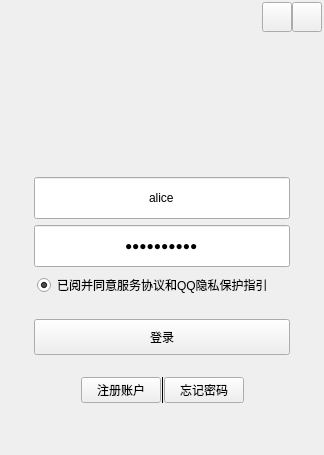
<?xml version="1.0" encoding="UTF-8"?>
<ui version="4.0">
 <class>LoginPage</class>
 <widget class="QWidget" name="LoginPage">
  <property name="geometry">
   <rect>
    <x>0</x>
    <y>0</y>
    <width>324</width>
    <height>455</height>
   </rect>
  </property>
  <property name="minimumSize">
   <size>
    <width>324</width>
    <height>455</height>
   </size>
  </property>
  <property name="maximumSize">
   <size>
    <width>324</width>
    <height>455</height>
   </size>
  </property>
  <property name="windowTitle">
   <string>Widget</string>
  </property>
  <layout class="QVBoxLayout" name="verticalLayout_3">
   <property name="spacing">
    <number>0</number>
   </property>
   <property name="leftMargin">
    <number>2</number>
   </property>
   <property name="topMargin">
    <number>2</number>
   </property>
   <property name="rightMargin">
    <number>2</number>
   </property>
   <property name="bottomMargin">
    <number>2</number>
   </property>
   <item>
    <widget class="QStackedWidget" name="stackedWidget">
     <property name="minimumSize">
      <size>
       <width>320</width>
       <height>450</height>
      </size>
     </property>
     <property name="maximumSize">
      <size>
       <width>320</width>
       <height>450</height>
      </size>
     </property>
     <property name="currentIndex">
      <number>0</number>
     </property>
     <widget class="QWidget" name="page">
      <layout class="QVBoxLayout" name="verticalLayout">
       <property name="spacing">
        <number>0</number>
       </property>
       <property name="leftMargin">
        <number>0</number>
       </property>
       <property name="topMargin">
        <number>0</number>
       </property>
       <property name="rightMargin">
        <number>0</number>
       </property>
       <property name="bottomMargin">
        <number>0</number>
       </property>
       <item>
        <widget class="QWidget" name="widget" native="true">
         <property name="minimumSize">
          <size>
           <width>0</width>
           <height>30</height>
          </size>
         </property>
         <property name="maximumSize">
          <size>
           <width>16777215</width>
           <height>30</height>
          </size>
         </property>
         <layout class="QHBoxLayout" name="horizontalLayout_2">
          <property name="spacing">
           <number>0</number>
          </property>
          <property name="leftMargin">
           <number>0</number>
          </property>
          <property name="topMargin">
           <number>0</number>
          </property>
          <property name="rightMargin">
           <number>0</number>
          </property>
          <property name="bottomMargin">
           <number>0</number>
          </property>
          <item>
           <spacer name="horizontalSpacer_3">
            <property name="orientation">
             <enum>Qt::Horizontal</enum>
            </property>
            <property name="sizeHint" stdset="0">
             <size>
              <width>186</width>
              <height>20</height>
             </size>
            </property>
           </spacer>
          </item>
          <item>
           <widget class="QPushButton" name="setupBtn">
            <property name="minimumSize">
             <size>
              <width>30</width>
              <height>30</height>
             </size>
            </property>
            <property name="maximumSize">
             <size>
              <width>30</width>
              <height>30</height>
             </size>
            </property>
            <property name="text">
             <string/>
            </property>
           </widget>
          </item>
          <item>
           <widget class="HoverButton" name="closeBtn">
            <property name="minimumSize">
             <size>
              <width>30</width>
              <height>30</height>
             </size>
            </property>
            <property name="maximumSize">
             <size>
              <width>30</width>
              <height>30</height>
             </size>
            </property>
            <property name="text">
             <string/>
            </property>
           </widget>
          </item>
         </layout>
        </widget>
       </item>
       <item>
        <widget class="QWidget" name="widget_3" native="true">
         <property name="cursor">
          <cursorShape>ArrowCursor</cursorShape>
         </property>
         <layout class="QVBoxLayout" name="verticalLayout_2">
          <item>
           <widget class="QWidget" name="widget_2" native="true">
            <property name="minimumSize">
             <size>
              <width>256</width>
              <height>130</height>
             </size>
            </property>
            <property name="maximumSize">
             <size>
              <width>16777215</width>
              <height>110</height>
             </size>
            </property>
            <layout class="QHBoxLayout" name="horizontalLayout">
             <item>
              <spacer name="horizontalSpacer">
               <property name="orientation">
                <enum>Qt::Horizontal</enum>
               </property>
               <property name="sizeHint" stdset="0">
                <size>
                 <width>94</width>
                 <height>20</height>
                </size>
               </property>
              </spacer>
             </item>
             <item>
              <widget class="QLabel" name="profilePicture">
               <property name="minimumSize">
                <size>
                 <width>86</width>
                 <height>86</height>
                </size>
               </property>
               <property name="maximumSize">
                <size>
                 <width>86</width>
                 <height>86</height>
                </size>
               </property>
               <property name="text">
                <string/>
               </property>
               <property name="textFormat">
                <enum>Qt::AutoText</enum>
               </property>
               <property name="scaledContents">
                <bool>true</bool>
               </property>
               <property name="alignment">
                <set>Qt::AlignCenter</set>
               </property>
              </widget>
             </item>
             <item>
              <spacer name="horizontalSpacer_2">
               <property name="orientation">
                <enum>Qt::Horizontal</enum>
               </property>
               <property name="sizeHint" stdset="0">
                <size>
                 <width>93</width>
                 <height>20</height>
                </size>
               </property>
              </spacer>
             </item>
            </layout>
           </widget>
          </item>
          <item>
           <layout class="QHBoxLayout" name="horizontalLayout_3">
            <item>
             <spacer name="horizontalSpacer_4">
              <property name="orientation">
               <enum>Qt::Horizontal</enum>
              </property>
              <property name="sizeHint" stdset="0">
               <size>
                <width>40</width>
                <height>20</height>
               </size>
              </property>
             </spacer>
            </item>
            <item>
             <widget class="QLineEdit" name="userEdit">
              <property name="minimumSize">
               <size>
                <width>256</width>
                <height>42</height>
               </size>
              </property>
              <property name="maximumSize">
               <size>
                <width>256</width>
                <height>16777215</height>
               </size>
              </property>
              <property name="text">
               <string>alice</string>
              </property>
              <property name="alignment">
               <set>Qt::AlignCenter</set>
              </property>
              <property name="placeholderText">
               <string>输入账户</string>
              </property>
             </widget>
            </item>
            <item>
             <spacer name="horizontalSpacer_5">
              <property name="orientation">
               <enum>Qt::Horizontal</enum>
              </property>
              <property name="sizeHint" stdset="0">
               <size>
                <width>40</width>
                <height>20</height>
               </size>
              </property>
             </spacer>
            </item>
           </layout>
          </item>
          <item>
           <layout class="QHBoxLayout" name="horizontalLayout_4">
            <item>
             <spacer name="horizontalSpacer_6">
              <property name="orientation">
               <enum>Qt::Horizontal</enum>
              </property>
              <property name="sizeHint" stdset="0">
               <size>
                <width>18</width>
                <height>20</height>
               </size>
              </property>
             </spacer>
            </item>
            <item>
             <widget class="QLineEdit" name="passwordEdit">
              <property name="minimumSize">
               <size>
                <width>256</width>
                <height>42</height>
               </size>
              </property>
              <property name="maximumSize">
               <size>
                <width>256</width>
                <height>16777215</height>
               </size>
              </property>
              <property name="text">
               <string>pass_alice</string>
              </property>
              <property name="echoMode">
               <enum>QLineEdit::Password</enum>
              </property>
              <property name="alignment">
               <set>Qt::AlignCenter</set>
              </property>
              <property name="placeholderText">
               <string>输入密码</string>
              </property>
             </widget>
            </item>
            <item>
             <spacer name="horizontalSpacer_7">
              <property name="orientation">
               <enum>Qt::Horizontal</enum>
              </property>
              <property name="sizeHint" stdset="0">
               <size>
                <width>18</width>
                <height>20</height>
               </size>
              </property>
             </spacer>
            </item>
           </layout>
          </item>
          <item>
           <layout class="QHBoxLayout" name="horizontalLayout_6">
            <item>
             <spacer name="horizontalSpacer_10">
              <property name="orientation">
               <enum>Qt::Horizontal</enum>
              </property>
              <property name="sizeHint" stdset="0">
               <size>
                <width>18</width>
                <height>20</height>
               </size>
              </property>
             </spacer>
            </item>
            <item>
             <widget class="QRadioButton" name="agreeBtn">
              <property name="minimumSize">
               <size>
                <width>250</width>
                <height>0</height>
               </size>
              </property>
              <property name="maximumSize">
               <size>
                <width>250</width>
                <height>16777215</height>
               </size>
              </property>
              <property name="text">
               <string>已阅并同意服务协议和QQ隐私保护指引</string>
              </property>
              <property name="checkable">
               <bool>true</bool>
              </property>
              <property name="checked">
               <bool>true</bool>
              </property>
              <property name="autoExclusive">
               <bool>false</bool>
              </property>
             </widget>
            </item>
            <item>
             <spacer name="horizontalSpacer_11">
              <property name="orientation">
               <enum>Qt::Horizontal</enum>
              </property>
              <property name="sizeHint" stdset="0">
               <size>
                <width>18</width>
                <height>20</height>
               </size>
              </property>
             </spacer>
            </item>
           </layout>
          </item>
          <item>
           <spacer name="verticalSpacer_2">
            <property name="orientation">
             <enum>Qt::Vertical</enum>
            </property>
            <property name="sizeHint" stdset="0">
             <size>
              <width>10</width>
              <height>1</height>
             </size>
            </property>
           </spacer>
          </item>
          <item>
           <layout class="QHBoxLayout" name="horizontalLayout_5">
            <item>
             <spacer name="horizontalSpacer_8">
              <property name="orientation">
               <enum>Qt::Horizontal</enum>
              </property>
              <property name="sizeHint" stdset="0">
               <size>
                <width>13</width>
                <height>20</height>
               </size>
              </property>
             </spacer>
            </item>
            <item>
             <widget class="QPushButton" name="loginBtn">
              <property name="minimumSize">
               <size>
                <width>256</width>
                <height>36</height>
               </size>
              </property>
              <property name="maximumSize">
               <size>
                <width>256</width>
                <height>16777215</height>
               </size>
              </property>
              <property name="text">
               <string>登录</string>
              </property>
             </widget>
            </item>
            <item>
             <spacer name="horizontalSpacer_9">
              <property name="orientation">
               <enum>Qt::Horizontal</enum>
              </property>
              <property name="sizeHint" stdset="0">
               <size>
                <width>13</width>
                <height>20</height>
               </size>
              </property>
             </spacer>
            </item>
           </layout>
          </item>
          <item>
           <spacer name="verticalSpacer_3">
            <property name="orientation">
             <enum>Qt::Vertical</enum>
            </property>
            <property name="sizeHint" stdset="0">
             <size>
              <width>17</width>
              <height>9</height>
             </size>
            </property>
           </spacer>
          </item>
          <item>
           <layout class="QHBoxLayout" name="horizontalLayout_8">
            <item>
             <spacer name="horizontalSpacer_12">
              <property name="orientation">
               <enum>Qt::Horizontal</enum>
              </property>
              <property name="sizeHint" stdset="0">
               <size>
                <width>40</width>
                <height>20</height>
               </size>
              </property>
             </spacer>
            </item>
            <item>
             <layout class="QHBoxLayout" name="horizontalLayout_7" stretch="0,0,0">
              <property name="spacing">
               <number>0</number>
              </property>
              <item>
               <widget class="QPushButton" name="registerBtn">
                <property name="cursor">
                 <cursorShape>PointingHandCursor</cursorShape>
                </property>
                <property name="text">
                 <string>注册账户</string>
                </property>
                <property name="autoExclusive">
                 <bool>true</bool>
                </property>
               </widget>
              </item>
              <item>
               <widget class="Line" name="line">
                <property name="frameShadow">
                 <enum>QFrame::Plain</enum>
                </property>
                <property name="midLineWidth">
                 <number>1</number>
                </property>
                <property name="orientation">
                 <enum>Qt::Vertical</enum>
                </property>
               </widget>
              </item>
              <item>
               <widget class="QPushButton" name="forgotPasswordBtn">
                <property name="cursor">
                 <cursorShape>PointingHandCursor</cursorShape>
                </property>
                <property name="text">
                 <string>忘记密码</string>
                </property>
                <property name="autoExclusive">
                 <bool>false</bool>
                </property>
               </widget>
              </item>
             </layout>
            </item>
            <item>
             <spacer name="horizontalSpacer_13">
              <property name="orientation">
               <enum>Qt::Horizontal</enum>
              </property>
              <property name="sizeHint" stdset="0">
               <size>
                <width>40</width>
                <height>20</height>
               </size>
              </property>
             </spacer>
            </item>
           </layout>
          </item>
          <item>
           <spacer name="verticalSpacer">
            <property name="orientation">
             <enum>Qt::Vertical</enum>
            </property>
            <property name="sizeHint" stdset="0">
             <size>
              <width>20</width>
              <height>40</height>
             </size>
            </property>
           </spacer>
          </item>
         </layout>
        </widget>
       </item>
      </layout>
     </widget>
     <widget class="QWidget" name="page_2">
      <layout class="QVBoxLayout" name="verticalLayout_4">
       <property name="spacing">
        <number>0</number>
       </property>
       <property name="leftMargin">
        <number>0</number>
       </property>
       <property name="topMargin">
        <number>0</number>
       </property>
       <property name="rightMargin">
        <number>0</number>
       </property>
       <property name="bottomMargin">
        <number>0</number>
       </property>
       <item>
        <widget class="QWidget" name="widget_4" native="true">
         <property name="minimumSize">
          <size>
           <width>0</width>
           <height>30</height>
          </size>
         </property>
         <property name="maximumSize">
          <size>
           <width>16777215</width>
           <height>30</height>
          </size>
         </property>
         <layout class="QHBoxLayout" name="horizontalLayout_9">
          <property name="spacing">
           <number>0</number>
          </property>
          <property name="leftMargin">
           <number>0</number>
          </property>
          <property name="topMargin">
           <number>0</number>
          </property>
          <property name="rightMargin">
           <number>0</number>
          </property>
          <property name="bottomMargin">
           <number>0</number>
          </property>
          <item>
           <spacer name="horizontalSpacer_14">
            <property name="orientation">
             <enum>Qt::Horizontal</enum>
            </property>
            <property name="sizeHint" stdset="0">
             <size>
              <width>186</width>
              <height>20</height>
             </size>
            </property>
           </spacer>
          </item>
          <item>
           <widget class="QPushButton" name="setupBtn_2">
            <property name="minimumSize">
             <size>
              <width>30</width>
              <height>30</height>
             </size>
            </property>
            <property name="maximumSize">
             <size>
              <width>30</width>
              <height>30</height>
             </size>
            </property>
            <property name="text">
             <string/>
            </property>
           </widget>
          </item>
          <item>
           <widget class="HoverButton" name="closeBtn_2">
            <property name="minimumSize">
             <size>
              <width>30</width>
              <height>30</height>
             </size>
            </property>
            <property name="maximumSize">
             <size>
              <width>30</width>
              <height>30</height>
             </size>
            </property>
            <property name="text">
             <string/>
            </property>
           </widget>
          </item>
         </layout>
        </widget>
       </item>
       <item>
        <widget class="QWidget" name="widget_5" native="true">
         <layout class="QVBoxLayout" name="verticalLayout_5">
          <item>
           <widget class="QLabel" name="Page_Title_Label">
            <property name="text">
             <string>网络服务器主机设置</string>
            </property>
           </widget>
          </item>
          <item>
           <widget class="QLabel" name="IP_Title_Label">
            <property name="text">
             <string>服务器IP地址</string>
            </property>
           </widget>
          </item>
          <item>
           <widget class="QLabel" name="Msg_Title_Label">
            <property name="text">
             <string>消息服务器端口</string>
            </property>
           </widget>
          </item>
          <item>
           <widget class="QLineEdit" name="Msg_Port_Line">
            <property name="alignment">
             <set>Qt::AlignCenter</set>
            </property>
           </widget>
          </item>
          <item>
           <widget class="QLabel" name="File_Title_Label">
            <property name="text">
             <string>文件服务器端口</string>
            </property>
           </widget>
          </item>
          <item>
           <widget class="QLineEdit" name="File_Prot_Line">
            <property name="alignment">
             <set>Qt::AlignCenter</set>
            </property>
           </widget>
          </item>
          <item>
           <widget class="QRadioButton" name="chkRememberPassword">
            <property name="text">
             <string>记住登录密码</string>
            </property>
           </widget>
          </item>
          <item>
           <spacer name="verticalSpacer_4">
            <property name="orientation">
             <enum>Qt::Vertical</enum>
            </property>
            <property name="sizeHint" stdset="0">
             <size>
              <width>20</width>
              <height>159</height>
             </size>
            </property>
           </spacer>
          </item>
          <item>
           <widget class="QWidget" name="widget_6" native="true">
            <property name="minimumSize">
             <size>
              <width>35</width>
              <height>50</height>
             </size>
            </property>
            <layout class="QHBoxLayout" name="horizontalLayout_10">
             <property name="leftMargin">
              <number>0</number>
             </property>
             <property name="topMargin">
              <number>0</number>
             </property>
             <property name="rightMargin">
              <number>10</number>
             </property>
             <property name="bottomMargin">
              <number>5</number>
             </property>
             <item>
              <spacer name="horizontalSpacer_15">
               <property name="orientation">
                <enum>Qt::Horizontal</enum>
               </property>
               <property name="sizeHint" stdset="0">
                <size>
                 <width>127</width>
                 <height>20</height>
                </size>
               </property>
              </spacer>
             </item>
             <item>
              <widget class="QPushButton" name="config_Ok_Btn">
               <property name="text">
                <string>确定</string>
               </property>
              </widget>
             </item>
             <item>
              <widget class="QPushButton" name="config_cancel_Btn">
               <property name="text">
                <string>取消</string>
               </property>
              </widget>
             </item>
            </layout>
           </widget>
          </item>
         </layout>
        </widget>
       </item>
      </layout>
     </widget>
    </widget>
   </item>
  </layout>
 </widget>
 <customwidgets>
  <customwidget>
   <class>HoverButton</class>
   <extends>QPushButton</extends>
   <header location="global">hoverbutton.h</header>
  </customwidget>
 </customwidgets>
 <resources/>
 <connections>
  <connection>
   <sender>closeBtn_2</sender>
   <signal>clicked()</signal>
   <receiver>LoginPage</receiver>
   <slot>close()</slot>
   <hints>
    <hint type="sourcelabel">
     <x>306</x>
     <y>16</y>
    </hint>
    <hint type="destinationlabel">
     <x>161</x>
     <y>227</y>
    </hint>
   </hints>
  </connection>
  <connection>
   <sender>closeBtn</sender>
   <signal>clicked()</signal>
   <receiver>LoginPage</receiver>
   <slot>close()</slot>
   <hints>
    <hint type="sourcelabel">
     <x>16</x>
     <y>16</y>
    </hint>
    <hint type="destinationlabel">
     <x>161</x>
     <y>227</y>
    </hint>
   </hints>
  </connection>
 </connections>
</ui>
